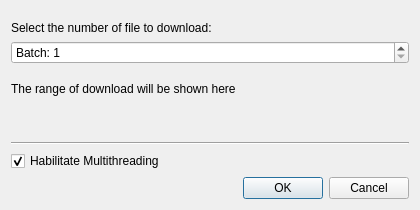
<?xml version="1.0" encoding="UTF-8"?>
<ui version="4.0">
 <author>David Josue Marcial Quero</author>
 <class>DownloadDialog</class>
 <widget class="QDialog" name="DownloadDialog">
  <property name="geometry">
   <rect>
    <x>0</x>
    <y>0</y>
    <width>420</width>
    <height>210</height>
   </rect>
  </property>
  <property name="sizePolicy">
   <sizepolicy hsizetype="Fixed" vsizetype="Fixed">
    <horstretch>0</horstretch>
    <verstretch>0</verstretch>
   </sizepolicy>
  </property>
  <property name="minimumSize">
   <size>
    <width>420</width>
    <height>210</height>
   </size>
  </property>
  <property name="maximumSize">
   <size>
    <width>420</width>
    <height>210</height>
   </size>
  </property>
  <property name="windowTitle">
   <string>Dialog</string>
  </property>
  <property name="sizeGripEnabled">
   <bool>false</bool>
  </property>
  <property name="modal">
   <bool>true</bool>
  </property>
  <layout class="QVBoxLayout" name="verticalLayout">
   <item>
    <spacer name="topSpacer">
     <property name="orientation">
      <enum>Qt::Vertical</enum>
     </property>
     <property name="sizeType">
      <enum>QSizePolicy::Fixed</enum>
     </property>
     <property name="sizeHint" stdset="0">
      <size>
       <width>0</width>
       <height>10</height>
      </size>
     </property>
    </spacer>
   </item>
   <item alignment="Qt::AlignTop">
    <widget class="QLabel" name="instruction">
     <property name="text">
      <string>Select the number of file to download:</string>
     </property>
    </widget>
   </item>
   <item alignment="Qt::AlignTop">
    <widget class="QSpinBox" name="batch_no_spin">
     <property name="prefix">
      <string>Batch: </string>
     </property>
     <property name="minimum">
      <number>1</number>
     </property>
     <property name="maximum">
      <number>9999</number>
     </property>
    </widget>
   </item>
   <item>
    <spacer name="predict_spacer">
     <property name="orientation">
      <enum>Qt::Vertical</enum>
     </property>
     <property name="sizeType">
      <enum>QSizePolicy::Fixed</enum>
     </property>
     <property name="sizeHint" stdset="0">
      <size>
       <width>0</width>
       <height>12</height>
      </size>
     </property>
    </spacer>
   </item>
   <item alignment="Qt::AlignTop">
    <widget class="QLabel" name="range_label">
     <property name="text">
      <string>The range of download will be shown here</string>
     </property>
    </widget>
   </item>
   <item>
    <spacer name="stretchSpacer">
     <property name="orientation">
      <enum>Qt::Vertical</enum>
     </property>
     <property name="sizeHint" stdset="0">
      <size>
       <width>0</width>
       <height>0</height>
      </size>
     </property>
    </spacer>
   </item>
   <item alignment="Qt::AlignTop">
    <widget class="Line" name="line">
     <property name="orientation">
      <enum>Qt::Horizontal</enum>
     </property>
    </widget>
   </item>
   <item alignment="Qt::AlignTop">
    <widget class="QCheckBox" name="threading_check">
     <property name="text">
      <string>Habilitate Multithreading</string>
     </property>
     <property name="checked">
      <bool>true</bool>
     </property>
    </widget>
   </item>
   <item alignment="Qt::AlignTop">
    <widget class="QDialogButtonBox" name="dialog_buttons">
     <property name="orientation">
      <enum>Qt::Horizontal</enum>
     </property>
     <property name="standardButtons">
      <set>QDialogButtonBox::Cancel|QDialogButtonBox::Ok</set>
     </property>
     <property name="centerButtons">
      <bool>false</bool>
     </property>
    </widget>
   </item>
  </layout>
 </widget>
 <resources/>
 <connections>
  <connection>
   <sender>dialog_buttons</sender>
   <signal>accepted()</signal>
   <receiver>DownloadDialog</receiver>
   <slot>accept()</slot>
   <hints>
    <hint type="sourcelabel">
     <x>248</x>
     <y>254</y>
    </hint>
    <hint type="destinationlabel">
     <x>157</x>
     <y>274</y>
    </hint>
   </hints>
  </connection>
  <connection>
   <sender>dialog_buttons</sender>
   <signal>rejected()</signal>
   <receiver>DownloadDialog</receiver>
   <slot>reject()</slot>
   <hints>
    <hint type="sourcelabel">
     <x>316</x>
     <y>260</y>
    </hint>
    <hint type="destinationlabel">
     <x>286</x>
     <y>274</y>
    </hint>
   </hints>
  </connection>
 </connections>
</ui>
